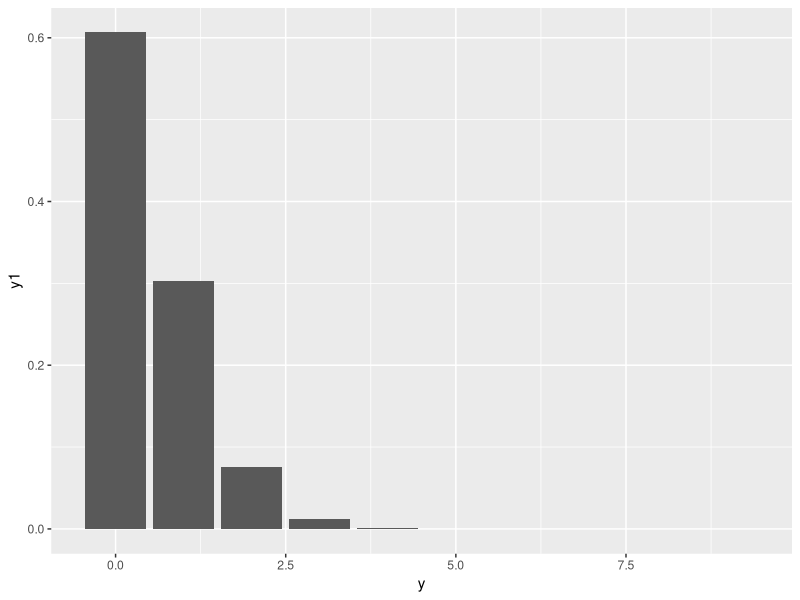
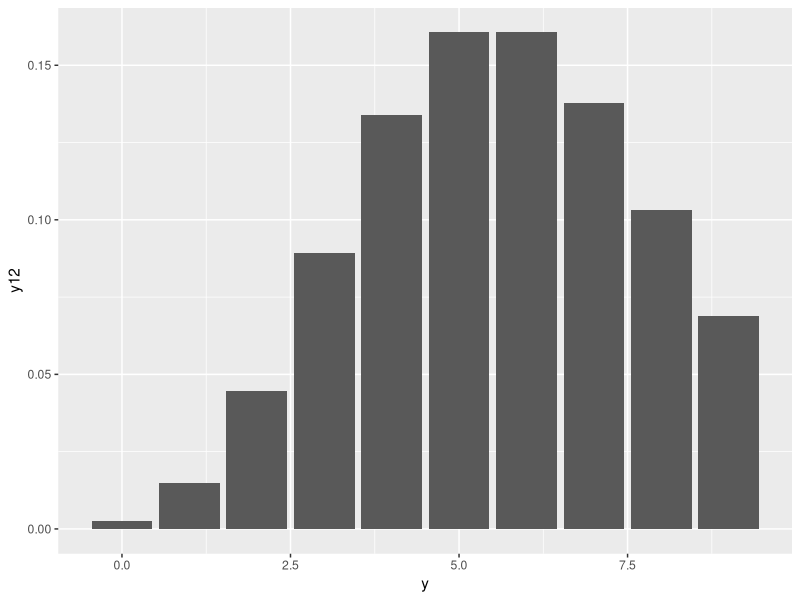
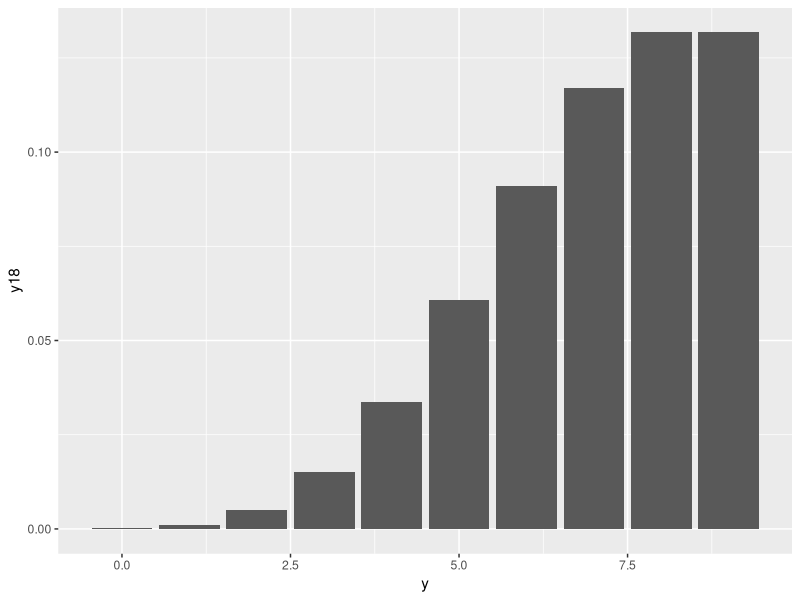

R code for these plots, in order: (Note: this script raises an error after producing the figures.)
library(ggplot2)
y <- 0:9
theta = seq(0.5, 9, 0.5)

y1 <- dpois(y, theta[1])
plt <- ggplot(as.data.frame(y1), aes(y, y1)) + geom_bar(stat = "identity")
plt

y12 <- dpois(y, theta[12])
plt <- ggplot(as.data.frame(y12), aes(y, y12)) + geom_bar(stat = "identity")
plt

y18 <- dpois(y, theta[18])
plt <- ggplot(as.data.frame(y18), aes(y, y18)) + geom_bar(stat = "identity")
plt

mat <- sapply(theta, dpois, x = y)
normalize <- colSums(mat)

for (i in seq_along(normalize)){
  mat[, i] <- mat[, i] / normalize[i]
}

colSums(mat)
colnames(mat) <- theta

dfHeatMap <- tidyr
plt <- ggplot(mat, aes())

sampleY <- c(5, 8, 7, 7, 4, 2, 9, 7, 1, 2, 1, 3, 7, 0, 4, 9, 8, 9, 8, 2, 7, 7, 2, 7, 1, 5, 9, 0)
table(sampleY)

plt <- ggplot(data.frame(sampleY), aes(sampleY)) + geom_bar()
plt
